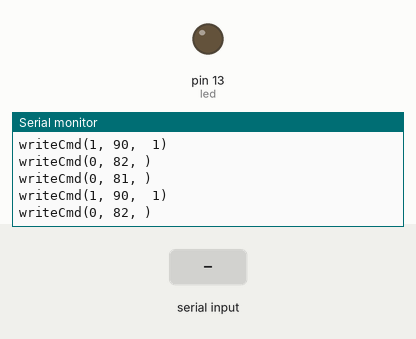
Simulated run of this sketch. Board: Arduino Uno, built for the host (arithmetic inside an expression is 32-bit, double 64-bit). Shown: output pins drawn as LEDs (lit = HIGH), the last lines printed to the serial monitor. The inputs (shaded band) are chosen by the test bench. Pins used as bus, display or sensor lines are not drawn.

Above: at 1.5 s.
1.6 s: "T\n" received over Serial
At 2.6 s:
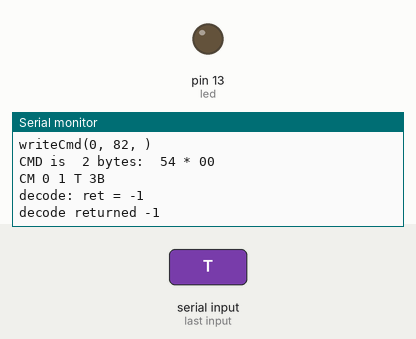
3.1 s: "T\n" received over the second serial link
At 4.3 s:
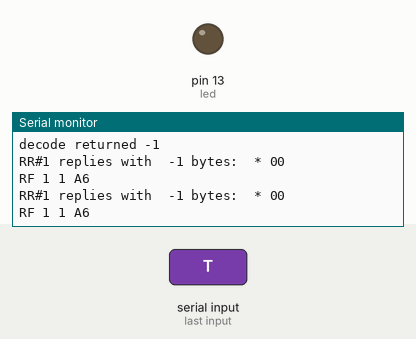
4.6 s: "r\n" received over Serial
At 5.8 s:
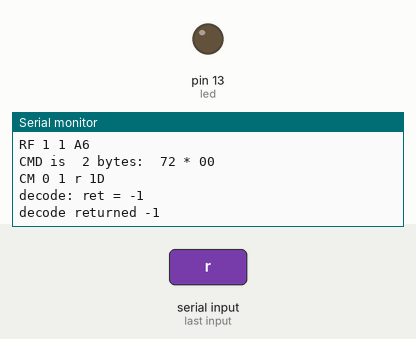
6.1 s: "R\n" received over Serial
At 7.2 s:
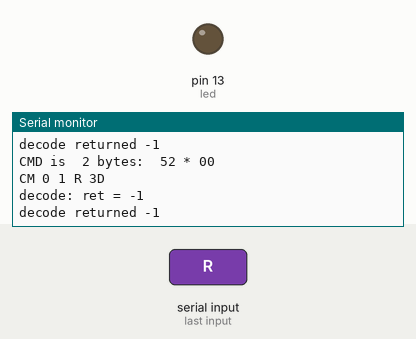

The sketch:

arduinoDispatcher.ino
```cpp
/*
 *  The loop() function polls each of the serial UARTs (#0 is the USB uplink,
 *  #1-3 are connected to the RFID readers) looking for a complete message.
 *
 *  The USB uplink is the command/response port on the VMC (Janus 400ap).
 *  The VMC sends commands to be dispatched to the various I/O devices, and
 *  this Arduino will also relay responses (currently, from the RFID readers)
 *  back up to the VMC over the USB port.
 *
 *  The command messages are in a fairly tight format, and contain a device type,
 *  a device selector, a length, data bytes, and a checksum.
 *  The device type is two ASCII characters followed by a space.
 *    The device selector is a single hex digit (0 if only a single such device).
 *    The length is an ASCII number, either (a) a positive decimal count of the
 *      number of ASCII characters in the data, or (b) a negative decimal number
 *      of hex encoded bytes that follow, used for binary data.  The data (ASCII
 *      or hex) will be followed by a space.
 *    The checksum is a pair of hex digits that when added to the sum of the
 *      message text (rendered bytes) makes the sum equal to 0.
 *
 *  For example:
 *   1.  ASCII data ("Hello, World!"):
 *       XX 0 13 Hello, World! <cs>
 *   2.  Binary data:
 *       RF 0 -5 FF 00 01 81 82 <cs>
 *
 *  Each line is terminated by a newline.  [Perhaps at some point multiple
 *  command messages may be separated by semicolons within a line...]
 *
 *  The dispatcher will poll the various I/O devices each time loop() is called.
 *  The input objects are designed so that they are non-blocking and will only
 *  read a single character each loop; this is done in the poll() method.
 *  Poll() returns 0 if it is still accumulating data, and non-zero when a line
 *  of input is complete.
 *
 *  When the loop() function gets a complete response from one if the I/O
 *  devices (e.g. a RFID reader), that message will be packaged up into a
 *  message much like the command strings: device type, device number, length,
 *  data, and checksum.  In this case, the data will be the entire message
 *  read from the I/O device (and, in the case of the RFID readers, at least,
 *  will be in hex because those messages contain arbitrary binary data).  Each
 *  device object must supply a virtual poll() function that collects replies
 *  (If the device never sends back data the poll() function should simply return
 *  0, or maybe we will just know better than to call it.).
 *
 *  Note: RFID Reset attached to D4
 */

#define DEBUG

const int FALSE = 0;
const int  TRUE = 1;

#include <Arduino.h>
#include <SoftwareSerial.h>
#include "rfid.h"
#include "NonBlockInput.h"

const int led = 13;
int ledState = 0;

int ledGet() {return ledState;}

int ledSet(int val)
{
  if (val) {
    digitalWrite(led, HIGH);   // turn the LED on (HIGH is the voltage level)
    ledState = 1;
  } else {
    digitalWrite(led, LOW);   // turn the LED offn (LOW is the voltage level)
    ledState = 0;
  }
  return ledState;
}

const byte zero = 0;
const byte nonzero = 1;


UsbInput cmdPort(&Serial);

RfidInput* snBufs[3];
RfidInput* s1Buff = NULL;
RfidInput* s2Buff = NULL;
RfidInput* s3Buff = NULL;

//INIT
void setup()
{
  int len;
  byte data;

  delay(200);

  pinMode(led, OUTPUT);
  pinMode(RFIDRESET, OUTPUT);

  Serial.begin(9600);
  digitalWrite(RFIDRESET, HIGH);
  delay(50);
  digitalWrite(RFIDRESET, LOW);
  delay(50);
  Serial.println("Start");

  // initialize the RFID UARTs (set the data rate for the ports)
  s1Buff = new RfidInput(&rfid1, 1);
  s2Buff = new RfidInput(&rfid2, 2);
  // s3Buff = new RfidInput(&rfid3, 3);
  snBufs[0] = s1Buff;
  snBufs[1] = s2Buff;
  snBufs[2] = s3Buff;
  if (s1Buff) s1Buff->init();
  if (s2Buff) s2Buff->init();
  if (s3Buff) s3Buff->init();

}

char buf[128];

// Test code...
int dispatch(char* cmd)
{
  char dev[3];
  int sub;
  int len;

  len = cmdPort.decode(cmd, dev, &sub, (byte*) buf);
  if (len < 0) {
    Serial.print("decode returned ");
    Serial.println(len);
  } else
  switch (*dev) {
  case 'l':
  case 'L':
    switch (*buf) {
    case 'o':
      ledSet(0);
      break;
    case 'O':
      ledSet(1);
      break;
    case 't':
    case 'T':
      ledSet(ledGet()?0:1);
      break;
    }
    break;
  case 'r':
  case 'R':
    if (snBufs[sub]) {
      snBufs[sub]->writeCmd(buf[0]-1, buf[1], (byte*) (buf+2));
    }
    break;
  }
  return len;
}

int doPoll(class NonBlockInput* sp)
{
  int len;
  if (sp) {
    if (len = sp->poll()) {
      sp->showReply(len);
      sp->encode("RF", sp->getPortNum(), sp->data(), len, buf);
      Serial.println(buf);
    }
  }
}

void loop()
{
  int len;
  byte* data;

  // Serial.print('.');
  if (len = cmdPort.poll()) {
    data = cmdPort.data();
    cmdPort.showReply(len);
    cmdPort.encode("CM", 0, cmdPort.data(), len, buf);
    Serial.println(buf);
    dispatch((char*)data);
  }
  doPoll(s1Buff);
  doPoll(s2Buff);
  doPoll(s3Buff);
}
```

NonBlockInput.cpp
```cpp
const int FALSE = 0;
const int  TRUE = 1;

#include "Arduino.h"
#include "rfid.h"
#include "NonBlockInput.h"

#define DEBUG

int NonBlockInput::sm_portcount = 0;

NonBlockInput::NonBlockInput(SerialPort* port, byte* buffer, int buflen, int dev, bool sendHex) :
   m_index(0),
   m_buf(buffer),
   m_buflen(buflen),
   m_port(port),
   m_sendHex(sendHex)
{
  if (-1 != dev) {
    m_portNum = dev;
  } else {
    m_portNum = sm_portcount++;
  }
  reset();
}

NonBlockInput::~NonBlockInput()
{
}

byte* NonBlockInput::data()
{
  return m_buf;
}

void NonBlockInput::reset()
{
  m_index = 0;
}

bool NonBlockInput::available()
{
  return m_port->available();
}

int NonBlockInput::read()
{
  return m_port->read();
}

SerialPort* NonBlockInput::getPort()
{
  return m_port;
}

int NonBlockInput::getPortNum()
{
  return m_portNum;
}

char* tohex(byte val, char* dest)
{
  static const char* h = "0123456789ABCDEF";
  *dest++ = h[((val&0xf0)>>4)];
  *dest++ = h[(val&0x0f)];
  *dest++ = ' ';
  return dest;
}

int NonBlockInput::encode(const char* dev, int sub, const byte* data, int len, char* dest)
{
  int i = 0;
  int n;
  byte cs = 0;
  char* start = dest;

  *dest++ = *dev++;
  *dest++ = *dev++;
  *dest++ = ' ';
  *dest++ = sub + '0';
  *dest++ = ' ';
  if (m_sendHex) {
    dest += sprintf(dest, "%d ", -len);
    for (i=0; i<len; i++) {
      dest = tohex(data[i], dest);
    }
  } else {
    len--; // do not include terminating NUL character
    dest += sprintf(dest, "%d ", len);
    for (i=0; i<len; i++) {
      *dest++ = data[i];
    }
    *dest++ = ' ';
  }
  n = dest - start;
  for (i=0; i<n; i++) {
    cs += start[i];
  }
  dest = tohex(0-cs, dest);
  *dest++ = '\0';
  return dest-start;
}

int fromhex(char* src)
{
  int ret = -1;
  char c;

  c = *src++;
  if (('0' <= c) && ('9' >= c)) {
    ret = (c - '0') << 4;
  } else if (('a' <= c) && ('f' >= c)) {
    ret = (c - 'a' + 10) << 4;
  } else if (('A' <= c) && ('F' >= c)) {
    ret = (c - 'A' + 10) << 4;
  } else {
    return -1;
  }

  c = *src++;
  if (('0' <= c) && ('9' >= c)) {
    ret += c - '0';
  } else if (('a' <= c) && ('f' >= c)) {
    ret += c - 'a' + 10;
  } else if (('A' <= c) && ('F' >= c)) {
    ret += c - 'A' + 10;
  }
  return ret;
}

int NonBlockInput::doDecode(char* src, char* dev, int* sub, byte* dest)
{
  int ret;
  int count;
  int len;
  bool isHex; // HEX->Binary conversion
  char* start = src;
  byte cs = 0;
  byte cs2;
  int i;

  *dev++ = *src++;
  *dev++ = *src++;
  *dev   = '\0';
  if (' ' != *src++) return -1;
  *sub = *src++ - '0';
  if (' ' != *src++) return -2;
  isHex = ('-' == *src);
  if (isHex) src++;
  len = atoi(src);
  count = 1;
  if (len > 9) count = 2;
  if (len > 99) count = 3;
  if (len > 999) count = 4;
  src += count;
  if (' ' != *src++) return -3;
  if (isHex) {
    count++; // allow for '-'
    int b;
    for (i=0; i<len; i++) {
      if (-1 == (b = fromhex(src))) return -4;
      *dest++ = b;
      src+=2;
      if (' ' != *src++) return -5;
    }
    ret = len;
    count += 3+2+(3*len);
  } else {
    for (i=0; i<len; i++) *dest++ = *src++;
    if (' ' != *src++) return -7;
    ret = len;
    count += 3+2+1+len;
  }
  for (i=0; i<count; i++) cs += start[i];
  cs2 = fromhex(src);
  if (0 != (0xFF & (cs + cs2))) {
    Serial.print("doDecode: ");
    Serial.print(cs, HEX);
    Serial.print(" + ");
    Serial.print(cs2, HEX);
    Serial.print(" = ");
    Serial.println(cs+cs2, HEX);
    return -8;
  }
  return ret;
}

int NonBlockInput::decode(char* src, char* dev, int* sub, byte* dest)
{
  int i = NonBlockInput::doDecode(src, dev, sub, dest);
  Serial.print("decode: ret = ");
  Serial.println(i);
  return i;
}

void NonBlockInput::showReply(int len)
{
#ifdef DEBUG /* [ */
  int i;

  if (0 == m_portNum) {
    Serial.print("CMD is ");
  } else {
    Serial.print("RR#");
    Serial.print(m_portNum);
    Serial.print(" replies with ");
  }
  if ((len > -10) && (len < 10)) Serial.print(' ');
  Serial.print(len);
  Serial.print(" bytes: ");
  if (len < 0) len = -len;
  for (i=0; i<len; i++) {
    if ((len-1) == i) Serial.print(" * "); // Checksum
      else Serial.print(' ');
    if (16 > m_buf[i]) Serial.print(0, HEX);
    Serial.print(m_buf[i], HEX);
  }
  Serial.println();
#endif DEBUG /* ] */
}


UsbInput::UsbInput(SerialPort* port) :
   NonBlockInput(port, m_buffer, USB_BUF_LEN) // , 0, FALSE)
{
}

UsbInput::~UsbInput()
{
}

int UsbInput::poll()
{
  int ret = 0;
  int i;
  byte data;

  if (available()) {
    data = read();
    m_buf[m_index++] = data;
    if (USB_BUF_LEN == m_index) ret = -m_index;
    if (('\n' == data) || ('\r' == data) || ('\000' == data)) {
      ret = m_index;
    }
    if (ret) {
      m_buf[m_index-1] = 0;
      reset();
    }
  }
  return ret;
}


RfidInput::RfidInput(SerialPort* port, int dev) :
   NonBlockInput(port, m_buffer, RFID_BUF_LEN, dev, TRUE),
   m_count(0)
{
  reset();
}

RfidInput::~RfidInput()
{
}

// Custom poll() for SM130 RFID readers
int RfidInput::poll()
{
  int ret = 0;
  int i;
  byte recSum = 0;
  byte data;

  if (available()) {
    data = read();
    if ((0 == m_index) && (RFID_CMD_Header0 != data)) ret = -1;
    if ((1 == m_index) && (RFID_CMD_Header1 != data)) ret = -2;
    if (2 == m_index) {
      if (data > (RFID_BUF_LEN-5)) ret = -3;
        else m_count = data;
    }
    if (ret < 0) {
      reset();
      return ret;
    }
    m_buf[m_index++] = data;
    if ((4+m_count) == m_index) {
      for (i=2; i<(m_count+3); i++) recSum+= m_buf[i];
      ret = 4 + m_count; // Assume checksum OK
      if (recSum != data) ret = -ret; // Bad checksum
      reset();
    }
  }
  return ret;
}

void RfidInput::reset(void)
{
  m_count = 0;
  NonBlockInput::reset();
}

void RfidInput::init(void)
{
  static const byte nonzero = 1;
  getPort()->begin(RFID_BAUD_RATE);
  delay(20);
  while (-1 != read()); // flush out the receive FIFO
// The following are silly placeholders for initialization commands:
  writeCmd(0, RFID_CMD_Firmware, 0);
  writeCmd(1, RFID_CMD_Antenna_Power, &nonzero);
  writeCmd(0, RFID_CMD_Seek_for_Tag, 0);
}

//  writeCmd -- write a command, including the header prefix and the checksum
//       count: # of bytes in data (may be 0) -- note: this will be incremented
//                to make the count field of the RFID command.
//       cmd:   command
//       data:  bytes to send after command, if count > 0
void RfidInput::writeCmd(int count, byte cmd, const byte* data)
{
  SerialPort* rfid = getPort();
  byte csum = count + 1 + cmd;
  int i;

  Serial.print("writeCmd(");
  Serial.print(count);
  Serial.print(", ");
  Serial.print(cmd, HEX);
  Serial.print(", ");
  for (i=0; i<count; i++) {
    Serial.print(" ");
    Serial.print(data[i], HEX);
  }
  Serial.println(")");

  rfid->write((uint8_t) RFID_CMD_Header0);
  rfid->write((uint8_t) RFID_CMD_Header1);
  rfid->write((uint8_t) count+1);
  rfid->write((uint8_t) cmd);
  for (i=0; i<count; i++) {
    csum += data[i];
    rfid->write((uint8_t) data[i]);
  }
  rfid->write((uint8_t) csum);
}
```

NonBlockInput.h
```cpp
#ifndef NONBLOCKINPUT_H
#define NONBLOCKINPUT_H


class NonBlockInput
{
public:
  NonBlockInput(SerialPort* port, byte* buffer, int buflen, int dev = -1, bool sendHex = 0);
  virtual ~NonBlockInput();

  virtual int poll(void) = 0;   // Returns !=0 when complete response ready.  <0 => error, >0 is length
  virtual byte* data(void); // Returns pointer to buffer
  virtual void reset(void); // Resets buffer state
  virtual bool available(void);
  virtual int read(void);
  SerialPort* getPort(void);
  int getPortNum(void);
  void showReply(int len);
  int encode(const char* dev, int sub, const byte* data, int len, char* dest);
  int doDecode(char * src, char* dev, int* sub, byte* dest);
  int decode(char * src, char* dev, int* sub, byte* dest);

protected:

// private:
  int m_index;
  int m_buflen;
  byte* m_buf;

private:
  SerialPort* m_port;
  int m_portNum;
  static int sm_portcount;
  bool m_sendHex;
};


class UsbInput : public NonBlockInput
{
public:
  UsbInput(SerialPort* port);
  virtual ~UsbInput(void);

  virtual int poll(void);   // Returns !=0 when complete response ready.  <0 => error, >0 is length

private:
  static const int USB_BUF_LEN = 128;
  byte m_buffer[USB_BUF_LEN];
};


class RfidInput : public NonBlockInput
{
public:
  RfidInput(SerialPort* port, int dev = -1);
  virtual ~RfidInput(void);

  virtual int poll(void);   // Returns !=0 when complete response ready.  <0 => error, >0 is length
  virtual void reset(void); // Resets buffer state
  virtual void writeCmd(int count, byte cmd, const byte* data = 0);
  virtual void init(void);

private:
  int m_count;
  static const int RFID_BUF_LEN = 32;
  static const int RFID_BAUD_RATE = 19200;
  byte m_buffer[RFID_BUF_LEN];
};

#endif // NONBLOCKINPUT_H
```

rfid.h
```cpp
#ifndef RFID_H
#define RFID_H
/*
 *  Definitions for the SM130 RFID reader hardware interface
 */

/* SM130 UART frames:
  Writing:
  1 byte - header - always 0xff
  1 byte - reserved - always 0x00
  1 byte - length - of command and data bytes ("N+1")
  1 byte - command
  N bytes - data
  1 byte - checksum - sum of everything but the header (count, cmd, data)

  Reading:
  1 byte - header - always 0xff
  1 byte - reserved - always 0x00
  1 byte - length - of command and data bytes ("N+1")
  1 byte - command that SM130 is responding to
  N bytes - data - results, or error code
  1 byte - checksum - sum of everything but the header (count, cmd, data)
*/


const int RFIDRESET = 4;

#define RFID_CMD_Header0             ((byte)0xff)
#define RFID_CMD_Header1             ((byte)0x00)
#define RFID_CMD_Reset               ((byte)0x80)
#define RFID_CMD_Firmware            ((byte)0x81)
#define RFID_CMD_Seek_for_Tag        ((byte)0x82)
#define RFID_CMD_Select_Tag          ((byte)0x83)
#define RFID_CMD_Authenticate        ((byte)0x85)
#define RFID_CMD_Read_Block          ((byte)0x86)
#define RFID_CMD_Read_Value          ((byte)0x87)
#define RFID_CMD_Write_Block         ((byte)0x89)
#define RFID_CMD_Write_Value         ((byte)0x8A)
#define RFID_CMD_Write_4_Byte_Block  ((byte)0x8B)
#define RFID_CMD_Write_Key           ((byte)0x8C)
#define RFID_CMD_Increment           ((byte)0x8D)
#define RFID_CMD_Decrement           ((byte)0x8E)
#define RFID_CMD_Antenna_Power       ((byte)0x90)
#define RFID_CMD_Read_port           ((byte)0x91)
#define RFID_CMD_Write_Port          ((byte)0x92)
#define RFID_CMD_Halt                ((byte)0x93)
#define RFID_CMD_Set_Baud_Rate       ((byte)0x94)
#define RFID_CMD_Sleep               ((byte)0x96)
#endif // RFID_H

#if 0
const int RFID0_RX = 7;
const int RFID0_TX = 8;
SoftwareSerial rfid1(RFID0_RX, RFID0_TX);
typedef SoftwareSerial SerialPort;
#else
#define rfid1 Serial1
#define rfid2 Serial2
#define rfid3 Serial3
typedef HardwareSerial SerialPort;
#endif
```

Measured:
- after the input at 1.6 s, the serial monitor: prints a new line at once (image 1)
- after the input at 3.1 s, the serial monitor: prints a new line at once (image 2)
- after the input at 4.6 s, the serial monitor: prints a new line at once (image 3)
- after the input at 6.1 s, the serial monitor: prints a new line at once (image 4)
